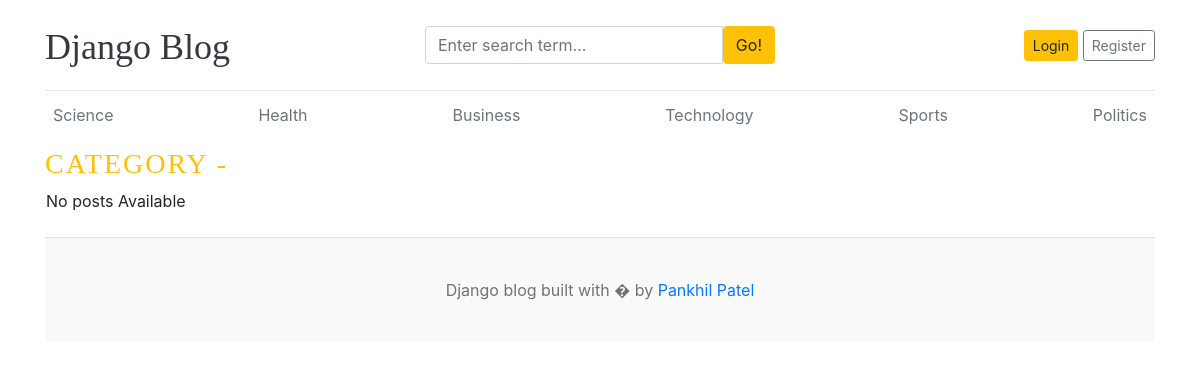
Before: /category/4/ with the older database file.
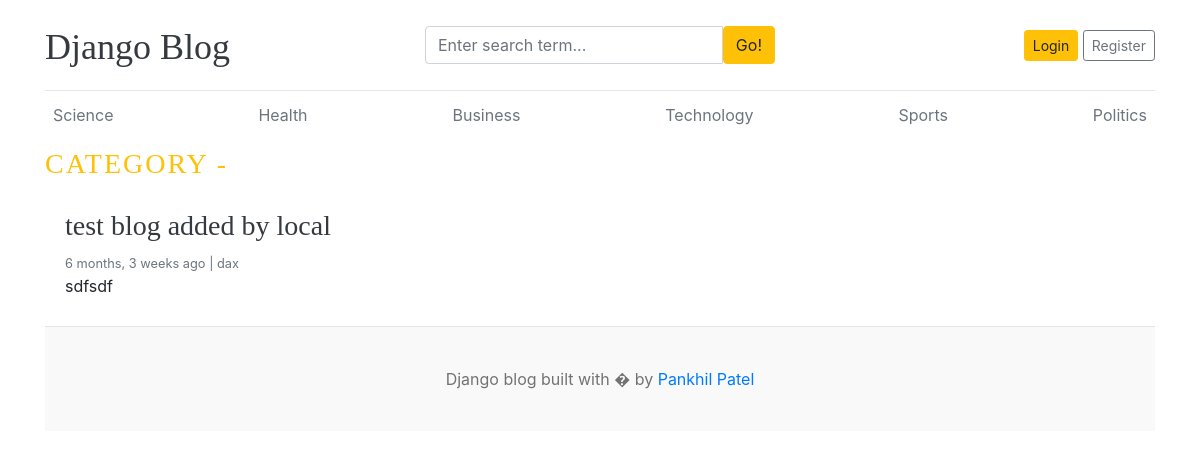
After: the same page with the newer database file.
### blogs/models.py (models this page shows, shortened)
class Category(models.Model):
    category_name = models.CharField(max_length=50,unique=True)
    created_at = models.DateTimeField(auto_now_add=True)
    updated_at = models.DateTimeField(auto_now=True)
    class Meta:
        verbose_name_plural = 'categories'

class Blog(models.Model):
    title = models.CharField(max_length=100)
    slug = models.SlugField(max_length=150, unique=True,blank=True)
    category = models.ForeignKey(Category, on_delete=models.CASCADE)
    author = models.ForeignKey(User, on_delete=models.CASCADE)
    featured_image = models.ImageField(upload_to='uploads/%Y/%m/%d')
    short_description = models.TextField(max_length=500)
    blog_body = models.TextField(max_length=2000)
    status = models.CharField(max_length=20,choices=STATUS_CHOICES, default="Draft")
    is_featured = models.BooleanField(default=False)
    created_at = models.DateTimeField(auto_now_add=True)
    updated_at = models.DateTimeField(auto_now=True)

### blogs/views.py (the view)
# urls.py: path('<int:category_id>/',views.posts_by_category,name="posts_by_category"),
def posts_by_category(req,category_id):
    posts = Blog.objects.filter(status="Published",category=category_id)
    category = get_object_or_404(Category, pk=category_id)
    context = {
        "posts":posts,
    }
    return render(req,'posts_by_category.html',context)

### blogs/context_processors.py (called while the page is built)
def get_categories(req):
    categories = Category.objects.all()
    return dict(categories=categories)

def get_social_links(req):
    social_link = SocialLink.objects.all()
    return dict(social_link=social_link)

### templates/posts_by_category.html
{% extends 'base.html' %}
{% block content %}
<h3 class="text-uppercase text-warning" style="letter-spacing: 2px;">Category - {{ category}}</h3>
<div class="row mb-2">
    {% if posts %}
    {% for post in posts %}
    <div class="col-md-6">
        <div class="card border-0">
            <div class="card-body">
                <h3><a href="{% url 'blogs' post.slug %}" class="text-dark">{{ post.title }}</a></h3>
                <small class="mb-1 text-muted">{{ post.created_at | timesince}} ago | {{ post.author }}</small>
                <p class="card-text">{{ post.short_description | truncatewords:25 }}</p>
            </div>
        </div>
    </div>
    {% endfor %}
    {% else %}
    <p class="mx-3">No posts Available</p>
    {% endif %}
</div>
{% endblock %}

### templates/base.html (shortened to what this page needs)
{% load static %}
<!DOCTYPE html>
<html lang="en">
<head>
    <link href="https://getbootstrap.com/docs/4.0/dist/css/bootstrap.min.css" rel="stylesheet">
    <link href="{% static 'css/blog.css' %}" rel="stylesheet">
    <link rel="stylesheet" href="https://cdnjs.cloudflare.com/ajax/libs/font-awesome/5.15.2/css/all.min.css" />
</head>
<body>
    <div class="container">
        <header class="blog-header py-3">
            <div class="row flex-nowrap justify-content-between align-items-center">
                <div class="col-4 pt-1">
                    <a class="blog-header-logo text-dark" href="/">Django Blog</a>
                </div>
                <div class="col-4">
                    <form action="{% url 'search' %}" method="get">
                        <div class="input-group">
                            <input class="form-control" value="{{ keyword }}" type="text"
                                placeholder="Enter search term..." aria-label="Enter search term..." name="keyword"
                                aria-describedby="button-search" />
                            <button class="btn btn-warning" id="button-search" type="submit">Go!</button>
                        </div>
                    </form>
                </div>
                <div class="col-4 d-flex justify-content-end align-items-center">
                    {% if not user.is_authenticated %}
                    <a class="btn btn-sm btn-warning" href="{% url 'login' %}">Login</a> &nbsp;
                    <a class="btn btn-sm btn-outline-secondary" href="{% url 'register' %}">Register</a>
                    {% else %}
                    <span><a href="{% url 'dashboard' %}">Dashboard</a></span>
                    &emsp;
                    <span><a href="{% url 'logout' %}">Logout</a></span>
                    {% endif %}
                </div>
            </div>
        </header>
        <div class="nav-scroller py-1 mb-2">
            <nav class="nav d-flex justify-content-between">
                {% for cat in categories %}
                <a class="p-2 text-muted" href="{% url 'posts_by_category' cat.id %}">{{cat.category_name}}</a>
                {% endfor %}
            </nav>
        </div>
        {% block content %}
        {% endblock %}
        <footer class="blog-footer">
            <p>Django blog built with � by <a href="#">Pankhil Patel</a></p>
        </footer>
    </div>
</body>
</html>

Changed rows visible on the page:
added Blog: title "test blog added by local", created_at "6 months, 3 weeks", author "dax", short_description "sdfsdf"
Other visible differences:
text no longer shown: "No posts Available"
